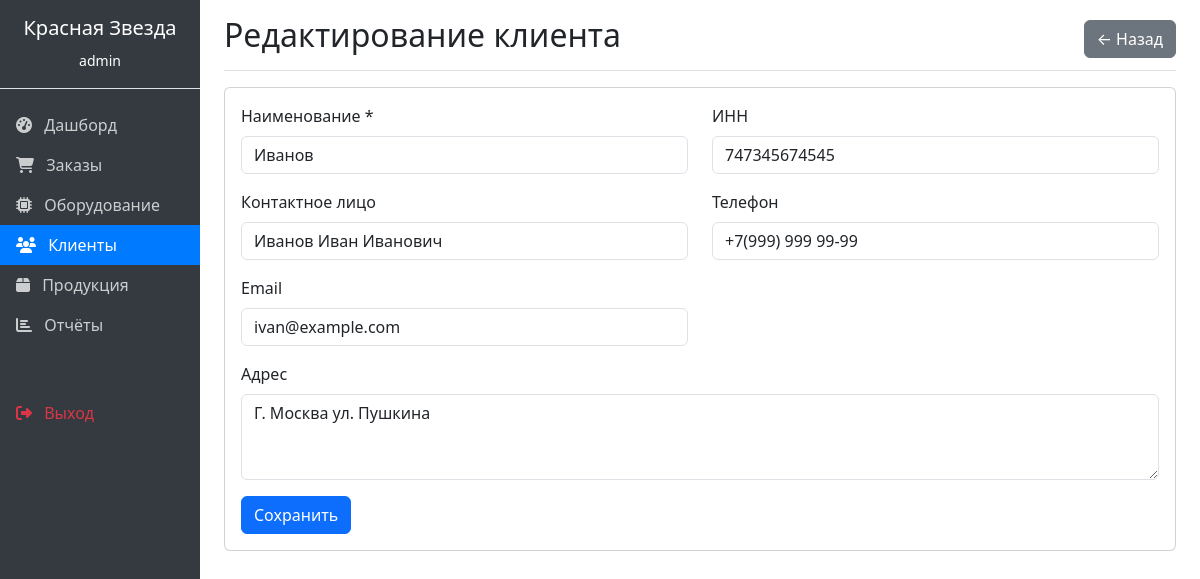
The app's page /clients/1/edit/ (signed in) with its own data.
### orders/models.py (models this page shows, shortened)
class Client(models.Model):
    name = models.CharField(max_length=200, verbose_name="Наименование")
    inn = models.CharField(max_length=12, blank=True, verbose_name="ИНН")
    contact_person = models.CharField(max_length=100, blank=True, verbose_name="Контактное лицо")
    phone = models.CharField(max_length=20, blank=True, verbose_name="Телефон")
    email = models.EmailField(blank=True, verbose_name="Email")
    address = models.TextField(blank=True, verbose_name="Адрес")
    class Meta:
        verbose_name = "Клиент"
        verbose_name_plural = "Клиенты"

### orders/views.py (the view)
# urls.py: path('clients/<int:pk>/edit/', views.client_edit, name='client_edit'),
@login_required
def client_edit(request, pk):
    client = get_object_or_404(Client, pk=pk)
    if request.method == 'POST':
        form = ClientForm(request.POST, instance=client)
        if form.is_valid():
            form.save()
            messages.success(request, 'Клиент обновлён')
            return redirect('client_list')
    else:
        form = ClientForm(instance=client)
    return render(request, 'orders/client_form.html', {'form': form, 'title': 'Редактирование клиента'})

### orders/forms.py
class ClientForm(forms.ModelForm):
    class Meta:
        model = Client
        fields = '__all__'
        widgets = {
            'name': forms.TextInput(attrs={'class': 'form-control'}),
            'inn': forms.TextInput(attrs={'class': 'form-control'}),
            'contact_person': forms.TextInput(attrs={'class': 'form-control'}),
            'phone': forms.TextInput(attrs={'class': 'form-control'}),
            'email': forms.EmailInput(attrs={'class': 'form-control'}),
            'address': forms.Textarea(attrs={'class': 'form-control', 'rows': 3}),
        }

### orders/templates/orders/client_form.html (shortened to what this page needs)
{% extends 'orders/base.html' %}
{% block content %}
<div class="d-flex justify-content-between flex-wrap flex-md-nowrap align-items-center pt-3 pb-2 mb-3 border-bottom">
    <h1 class="h2">{{ title }}</h1>
    <a href="{% url 'client_list' %}" class="btn btn-secondary">← Назад</a>
</div>
<div class="card">
    <div class="card-body">
        <form method="post">
            <div class="row">
                <div class="col-md-6 mb-3">
                    <label class="form-label">Наименование *</label>
                    {{ form.name }}
                </div>
                <div class="col-md-6 mb-3">
                    <label class="form-label">ИНН</label>
                    {{ form.inn }}
                </div>
                <div class="col-md-6 mb-3">
                    <label class="form-label">Контактное лицо</label>
                    {{ form.contact_person }}
                </div>
                <div class="col-md-6 mb-3">
                    <label class="form-label">Телефон</label>
                    {{ form.phone }}
                </div>
                <div class="col-md-6 mb-3">
                    <label class="form-label">Email</label>
                    {{ form.email }}
                </div>
                <div class="col-md-12 mb-3">
                    <label class="form-label">Адрес</label>
                    {{ form.address }}
                </div>
            </div>
            <button type="submit" class="btn btn-primary">Сохранить</button>
        </form>
    </div>
</div>
{% endblock %}

### orders/templates/orders/base.html (shortened to what this page needs)
<!DOCTYPE html>
<html lang="ru">
<head>
    <link href="https://cdn.jsdelivr.net/npm/bootstrap@5.3.0/dist/css/bootstrap.min.css" rel="stylesheet">
    <link rel="stylesheet" href="https://cdnjs.cloudflare.com/ajax/libs/font-awesome/6.4.0/css/all.min.css">
</head>
<body>
    <div class="container-fluid">
        <div class="row">
            <nav class="col-md-2 d-md-block sidebar p-0">
                <div class="position-sticky">
                    <div class="p-3 text-white text-center border-bottom">
                        <h5>Красная Звезда</h5>
                        <small>{{ user.username }}</small>
                    </div>
                    <ul class="nav flex-column mt-3">
                        <li class="nav-item">
                            <a class="nav-link {% if request.resolver_match.url_name == 'dashboard' %}active{% endif %}" href="{% url 'dashboard' %}">
                                <i class="fas fa-tachometer-alt me-2"></i> Дашборд
                            </a>
                        </li>
                        <li class="nav-item">
                            <a class="nav-link {% if 'order' in request.resolver_match.url_name %}active{% endif %}" href="{% url 'order_list' %}">
                                <i class="fas fa-shopping-cart me-2"></i> Заказы
                            </a>
                        </li>
                        <li class="nav-item">
                            <a class="nav-link {% if 'equipment' in request.resolver_match.url_name %}active{% endif %}" href="{% url 'equipment_list' %}">
                                <i class="fas fa-microchip me-2"></i> Оборудование
                            </a>
                        </li>
                        <li class="nav-item">
                            <a class="nav-link {% if 'client' in request.resolver_match.url_name %}active{% endif %}" href="{% url 'client_list' %}">
                                <i class="fas fa-users me-2"></i> Клиенты
                            </a>
                        </li>
                        <li class="nav-item">
                            <a class="nav-link {% if 'product' in request.resolver_match.url_name %}active{% endif %}" href="{% url 'product_list' %}">
                                <i class="fas fa-box me-2"></i> Продукция
                            </a>
                        </li>
                        <li class="nav-item">
                            <a class="nav-link {% if 'report' in request.resolver_match.url_name %}active{% endif %}" href="{% url 'report' %}">
                                <i class="fas fa-chart-bar me-2"></i> Отчёты
                            </a>
                        </li>
                        <li class="nav-item mt-5">
                            <a class="nav-link text-danger" href="{% url 'logout' %}">
                                <i class="fas fa-sign-out-alt me-2"></i> Выход
                            </a>
                        </li>
                    </ul>
                </div>
            </nav>
            <main class="col-md-10 ms-sm-auto px-md-4">
                {% block content %}
                {% endblock %}
            </main>
        </div>
    </div>
</body>
</html>

### orders/templates/orders/base.html (style rules this page uses)
.sidebar { min-height: 100vh; background-color: #343a40; }
.sidebar .nav-link { color: rgba(255,255,255,.75); }
.sidebar .nav-link.active { color: white; background-color: #007bff; }

### records on screen
Client: name "Иванов", inn "747345674545", contact_person "Иванов Иван Иванович", phone "+7(999) 999 99-99", email "ivan@example.com", address "Г. Москва ул. Пушкина"

### other values on screen
{{ user.username }} "admin"
{{ title }} "Редактирование клиента"
